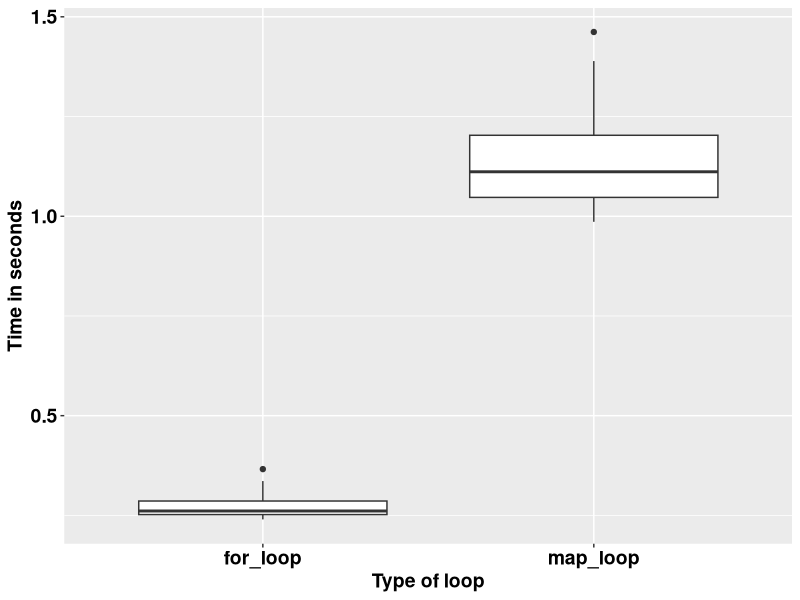

Source code (R):
## ---- chunk 1
knitr::opts_chunk$set(echo = TRUE)
## ---- chunk 2
square <- function(a) a**2
square(3)
## ---- chunk 3
square <- function(b){ # Create the function name, called square
  b**2
}
square(3)
## ---- chunk 4
square <- function(c){ 
  product <- c**2
  return(product)
}
square(3)
## ---- chunk 5
square <- function(d){
  product <- d**2
  print(product)
}
square(5)
## ---- chunk 6
square <- function(e){
  product <- e**2
  (product)
}
square(9)
## ---- chunk 7
square <- function(f){
  product <- f**2
  show(product)
}
square(9)
## ---- chunk 8
square_root <- function(b){
  product <- b^0.5 # The square root of a number is the number raised to power half
  return(product/2)
}
square_root(9)
## ---- chunk 9
square_root
## ---- chunk 10
square(-10:10)
## ---- chunk 11
square_root(c(-26, 1:15, 158))
## ---- chunk 12
m <- list(12, 18, 345)
square_root(m[[2]])
## ---- chunk 13
rescale <- function(x){
  m <- mean(x)
  s <- sd(x)
  (x - m) / s
}
rescale(c(-52, 58, 46, 99))
## ---- chunk 14
rescale <- function(x, only_translate){
  m <- mean(x)
  translated <- x - m
  if (only_translate) return(translated)
  s <- sd(x)
  translated / s
}

rescale(x = 1:6, only_translate = TRUE)
## ---- chunk 15
rescale <- function(x, only_translate){
  m <- mean(x)
  translated <- x - m
  if (only_translate) return(translated)
  s <- sd(x)
  translated / s
}

rescale(x = 1:4, only_translate = FALSE)
## ---- chunk 16
rescale(only_translate = TRUE, x = 1:4)
## ---- chunk 17
rescale(x = 1:4, TRUE)
rescale(TRUE, x = 1:4)
rescale(1:4, only_translate = T)
rescale(only_translate = T, 1:4)
## ---- chunk 18
rescale(1:4, o = T)
rescale(o = T, 1:4)
## ---- chunk 19
rescale <- function(x, only_translate = FALSE){
  m <- mean(x)
  translated <- x - m
  if(only_translate) return(translated)
  s <- sd(x)
  translated / s
}
## ---- chunk 20
rescale(1:4) # This runs with only_translate being taken as FALSE by default.
## ---- chunk 21
rescale <- function(x, ...){
  m <- mean(x, ...)
  s <- sd(x, ...)
  (x - m) / s
}

rescale(1:4) # 
## ---- chunk 22
x <- c(NA, 1:3)
rescale(x)
## ---- chunk 23
x <- c(NA, 1:3)
rescale(x, na.rm = TRUE)
## ---- chunk 24
some_function <- function(x) x
other_function <- function(x, ...) x
# some_function(1:4, foo = "bar") # This does not run because there was no allowance.
other_function(1:4, foo = "bar")

## ---- chunk 25
f <- function(...) list(...)
g <- function(x, y, ...) f(...)
g(x = 1, y = 2, z = 3, w = 4)
## ---- chunk 26
compare_rasters <- function(x) {
  if (sum(x > 0.5, na.rm = TRUE) > 7) {
    return(1)
  } else {
    return(0)
  }
  
}
## ---- chunk 27
library(tidyverse)
volumes <- rnorm(1000000)

for_loop <- vector()

for (k in 1:20) {
  for_loop[k] <- system.time(for (i in 1:length(volumes)) {
    2.3 * volumes[i] ^ 9
  })
}

map_loop <- vector()
for (j in 1:20) {
  map_loop[j] <- system.time(map_vec(volumes, \(x) 2.3 * x ^ 9))
}
## ---- chunk 28
data.frame(for_loop = for_loop, map_loop = map_loop) %>% 
  gather(key = "key", value = "value") %>% 
  ggplot(aes(key, value)) +
  geom_boxplot() +
  labs(x = "Type of loop",
       y = "Time in seconds") +
  theme(text = element_text(size = 14, face = "bold", colour = "black")) +
  theme(axis.text = element_text(size = 14, face = "bold", colour = "black"))
## ---- chunk 29
library(stringr)
library(lubridate)

vec <- c("Today is 23h Sept 2023")

# The task is to get the date information and make it a date object.

pattern <- "\\d{1,2}th \\[A-Za-z]+ \\d{4}"

date_object <- str_extract(vec, pattern)

date_object <- str_replace(date_object, "th", "")

date_object <- str_replace(date_object, "Sept", "9")

date_object <- dmy(date_object)

print(date_object)
